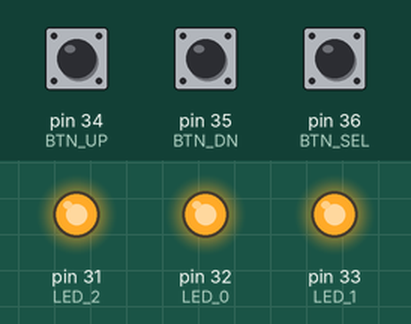
Simulated run of this sketch. Board: Arduino Mega 2560, built with avr-gcc and run on an emulated ATmega2560. On the bench: output pins drawn as LEDs (lit = HIGH). The inputs (shaded band) are chosen by the test bench; at power-on: pin 34 (BTN_UP) HIGH, pin 35 (BTN_DN) HIGH, pin 36 (BTN_SEL) HIGH.

Above: at 1.2 s.
1.3 s: pin 34 (BTN_UP) pulled LOW for 0.15 s
At 1.37 s:
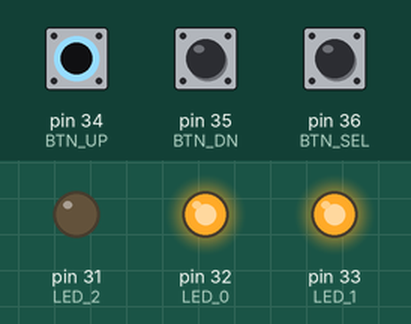
2.9 s: pin 35 (BTN_DN) pulled LOW for 0.15 s
At 2.97 s:
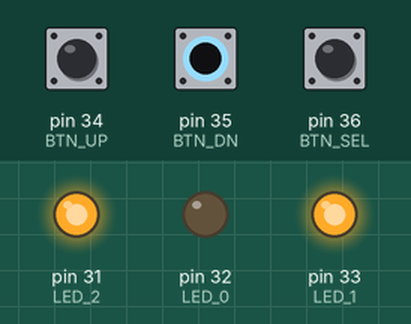
4.5 s: pin 36 (BTN_SEL) pulled LOW for 0.15 s
At 4.57 s:
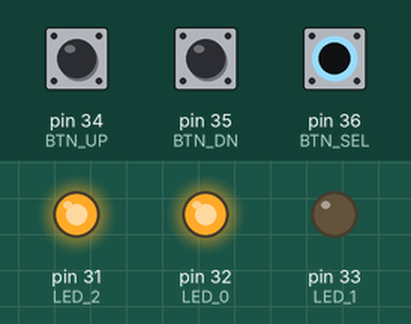
6.1 s: pin 36 (BTN_SEL) pulled LOW for 3.2 s
At 10.1 s:
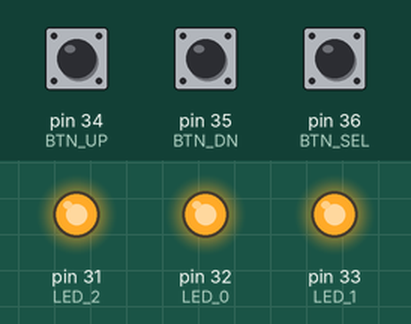
10.8 s: pin 34 (BTN_UP) pulled LOW for 3.2 s
At 11.2 s:
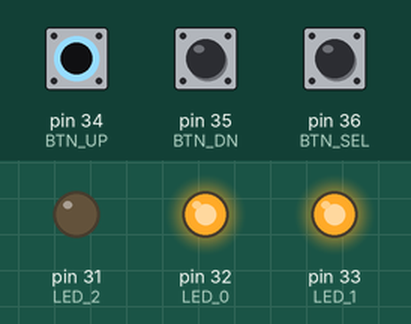
15.5 s: pin 34 (BTN_UP) driven LOW and pin 35 (BTN_DN) driven LOW
At 16.0 s:
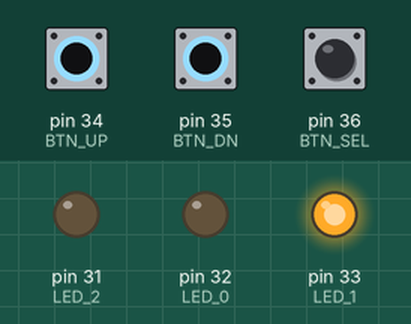
Timing chart, 0 to 18.0 s (numbered marks = the images above; inputs shaded):
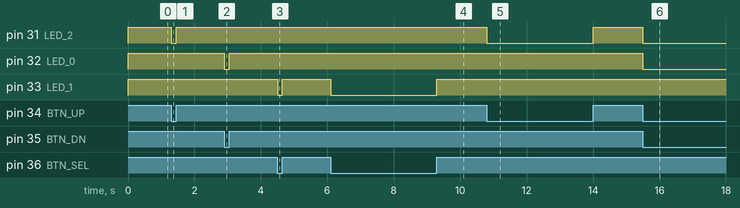

Measured:
- after the input at 1.3 s, pin 31 (LED_2): HIGH → LOW at once, → HIGH 0.15 s later
- after the input at 2.9 s, pin 32 (LED_0): HIGH → LOW at once, → HIGH 0.15 s later
- after the input at 4.5 s, pin 33 (LED_1): HIGH → LOW at once, → HIGH 0.15 s later
- after the input at 6.1 s, pin 33 (LED_1): HIGH → LOW at once, → HIGH 3.2 s later
- after the input at 10.8 s, pin 31 (LED_2): HIGH → LOW at once, → HIGH 3.2 s later
- after the input at 15.5 s, pin 31 (LED_2), pin 32 (LED_0): HIGH → LOW at once

The sketch:

BTN_Test.ino
```cpp
#include "pin_constants.hpp"

void setup()
{
  pinMode(LED_0, OUTPUT);
  pinMode(LED_1, OUTPUT);
  pinMode(LED_2, OUTPUT);

  pinMode(BTN_UP,  INPUT_PULLUP);
  pinMode(BTN_DN,  INPUT_PULLUP);
  pinMode(BTN_SEL, INPUT_PULLUP);
}

void loop()
{
  digitalWrite(LED_0, digitalRead(BTN_DN));
  digitalWrite(LED_1, digitalRead(BTN_SEL));
  digitalWrite(LED_2, digitalRead(BTN_UP));
}
```

pin_constants.hpp
```cpp
#ifndef PIN_CONSTANTS_H
#define PIN_CONSTANTS_H

#define LED_0 32
#define LED_1 33
#define LED_2 31
#define LED_3 30

#define BTN_UP  34
#define BTN_DN  35
#define BTN_SEL 36

#define SHR_OE    23
#define SHR_LATCH 25

#define SD_CS 37

#define RW_SIG 49

#define EEPROM_DATA_BUS PORTF

#define EEPROM_WE_A A8
#define EEPROM_WE_B 2
#define EEPROM_WE_C 22

#endif
```
